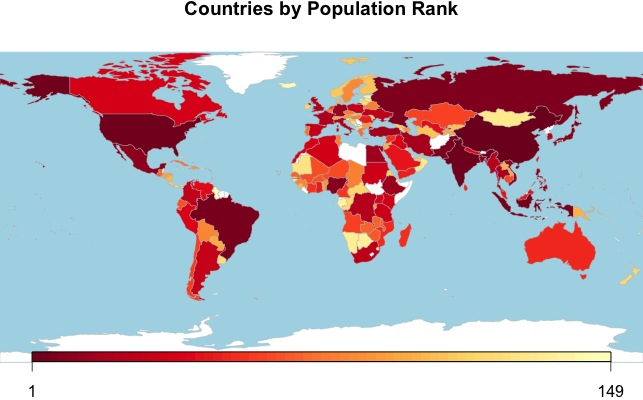

The R source for this figure:
# Load libraries
library(rworldmap)
library(RColorBrewer)

# Load data
data(countryExData)

# Insert Taiwan's 2005 population, which is missing
countryExData$Population2005[which(countryExData$Country=='Taiwan')] = 22894.3

# Add a population rank column
countryExData$PopulationRank2005 = rank(-countryExData$Population2005)

# Join data to map
world.population = joinCountryData2Map(dF=countryExData, joinCode='ISO3',
                                       nameJoinColumn='ISO3V10')
n.countries = 149

# Ensure the map will fill the available space on the page
par(mai=c(0, 0, 0.2, 0), xaxs='i', yaxs='i')

palette = rev(colorRampPalette(brewer.pal(n=9, name='YlOrRd'))(n.countries))

# Draw a map of the world
map = mapCountryData(mapToPlot=world.population, missingCountryCol='white',
                     nameColumnToPlot='PopulationRank2005', numCats=n.countries,
                     colourPalette=palette, addLegend=F, oceanCol='lightblue',
                     mapTitle='Countries by Population Rank')

# Add a small legend
do.call(addMapLegend, c(map, legendWidth=0.5, legendMar=2))
